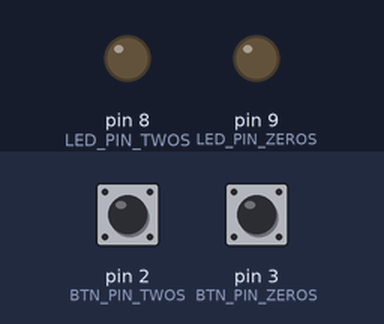
A sketch run on a simulated Arduino Uno, built with avr-gcc and run on an emulated ATmega328P. Shown: output pins drawn as LEDs (lit = HIGH). Inputs (shaded band) come from the test bench; at power-on: pin 3 (BTN_PIN_ZEROS) LOW, pin 2 (BTN_PIN_TWOS) LOW.

Above: at 1.2 s.
1.3 s: pin 3 (BTN_PIN_ZEROS) pulled HIGH for 0.15 s
At 1.9 s:
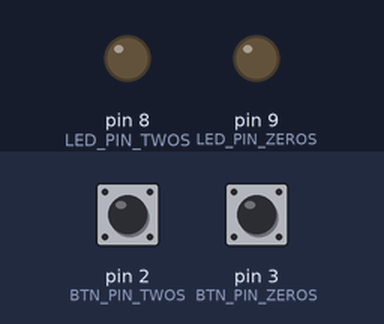
3.0 s: pin 2 (BTN_PIN_TWOS) pulled HIGH for 0.15 s
At 4.4 s:
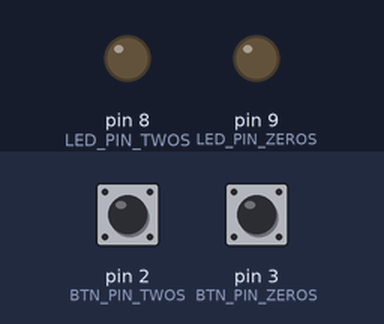
4.7 s: pin 2 (BTN_PIN_TWOS) pulled HIGH for 3.2 s
At 5.3 s:
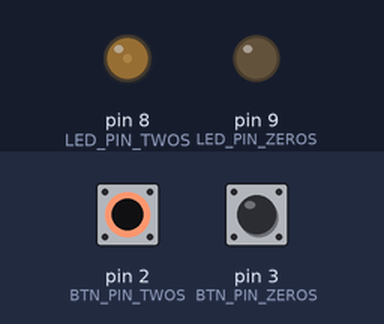
9.4 s: pin 3 (BTN_PIN_ZEROS) pulled HIGH for 1 s
At 10.1 s:
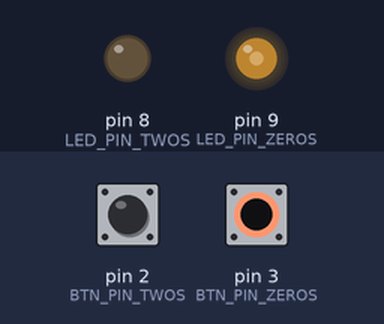
11.9 s: pin 3 (BTN_PIN_ZEROS) pulled HIGH for 3.2 s
At 16.1 s:
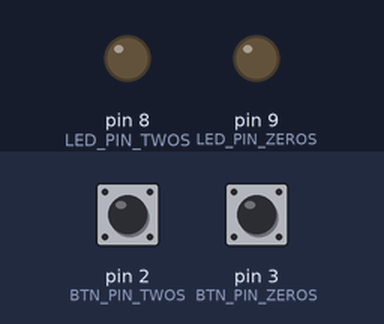
16.6 s: pin 2 (BTN_PIN_TWOS) driven HIGH and pin 3 (BTN_PIN_ZEROS) driven HIGH
At 17.2 s:
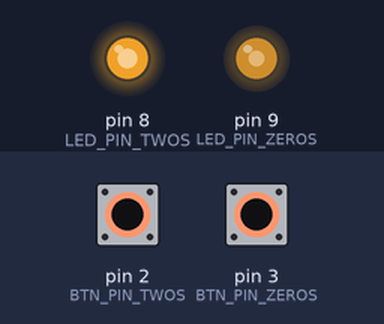
Timing chart, 0 to 19.1 s (numbered marks = the images above; inputs shaded):
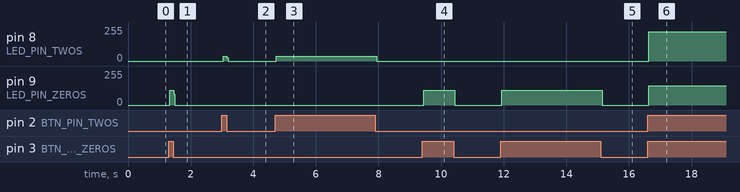

Measured:
- after the input at 1.3 s, pin 9 (LED_PIN_ZEROS): 0/255 → 110/255 at once, → 0/255 0.12 s later
- after the input at 3.0 s, pin 8 (LED_PIN_TWOS): 0/255 → 34/255 at once, → 0/255 0.12 s later
- after the input at 4.7 s, pin 8 (LED_PIN_TWOS): 0/255 → 34/255 at once, → 0/255 3.2 s later
- after the input at 9.4 s, pin 9 (LED_PIN_ZEROS): 0/255 → 110/255 at once, → 0/255 1.0 s later
- after the input at 11.9 s, pin 9 (LED_PIN_ZEROS): 0/255 → 110/255 at once, → 0/255 3.2 s later
- after the input at 16.6 s, pin 8 (LED_PIN_TWOS): 0/255 → 221/255 at once; pin 9 (LED_PIN_ZEROS): 0/255 → 145/255 at once

The sketch:

halfAdder1.ino
```cpp
#define BTN_PIN_TWOS 2
#define BTN_PIN_ZEROS 3

#define LED_PIN_TWOS 8
#define LED_PIN_ZEROS 9

bool twosPressed = false;
bool zerosPressed = false;

void setup() {
  Serial.begin(9600);
  pinMode(BTN_PIN_TWOS, INPUT);
  pinMode(BTN_PIN_ZEROS, INPUT);

  pinMode(LED_PIN_TWOS, OUTPUT);
  pinMode(LED_PIN_ZEROS, OUTPUT);
}

void loop() {
  zerosPressed = digitalRead(BTN_PIN_ZEROS);
  twosPressed = digitalRead(BTN_PIN_TWOS);

  if(zerosPressed && !twosPressed){
    digitalWrite(LED_PIN_ZEROS, HIGH);
  } else {
    digitalWrite(LED_PIN_ZEROS, LOW);
  }

  if(twosPressed && !zerosPressed){
    digitalWrite(LED_PIN_TWOS, HIGH);
  } else{
    digitalWrite(LED_PIN_TWOS, LOW);
  }

  if(zerosPressed && twosPressed){
    digitalWrite(LED_PIN_TWOS, HIGH);
    digitalWrite(LED_PIN_ZEROS, HIGH);
  } else {
    digitalWrite(LED_PIN_TWOS, LOW);
    digitalWrite(LED_PIN_ZEROS, LOW);
  }

}
```
